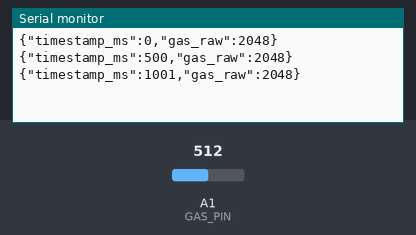
This sketch was run on a simulated Arduino Zero (SAMD21). Shown: the last lines printed to the serial monitor. The inputs (shaded band) are chosen by the test bench; at power-on: A1 (GAS_PIN) = 512 (analog values on the 0–1023 scale).

Above: at 1.3 s.
1.4 s: A1 (GAS_PIN) set to 716
At 1.9 s:
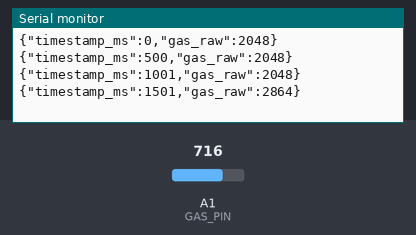
2.9 s: A1 (GAS_PIN) set to 900
At 3.4 s:
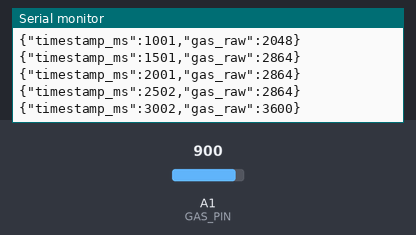
Timing chart, 0 to 5.9 s (numbered marks = the images above; inputs shaded):
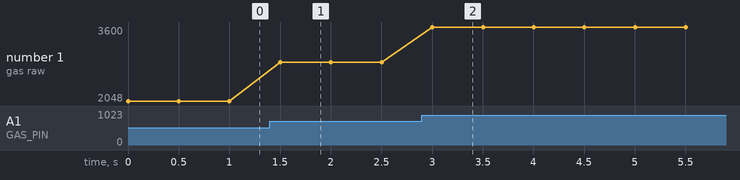

Measured:
- after the input at 1.4 s, the serial monitor: prints a new line after 0.10 s (image 1)
- after the input at 2.9 s, the serial monitor: prints a new line after 0.10 s (image 2)
- plotted number 1: 2048 → 2864 after the input at 1.4 s, 2864 → 3600 after the input at 2.9 s

The sketch:

gas_sensor.ino
```cpp
const int GAS_PIN = A1;

void setup() {
  Serial.begin(115200);
  analogReadResolution(12);
}

void loop() {
  int gasRaw = analogRead(GAS_PIN);

  Serial.print("{\"timestamp_ms\":");
  Serial.print(millis());

  Serial.print(",\"gas_raw\":");
  Serial.print(gasRaw);

  Serial.println("}");

  delay(500);
}
```
